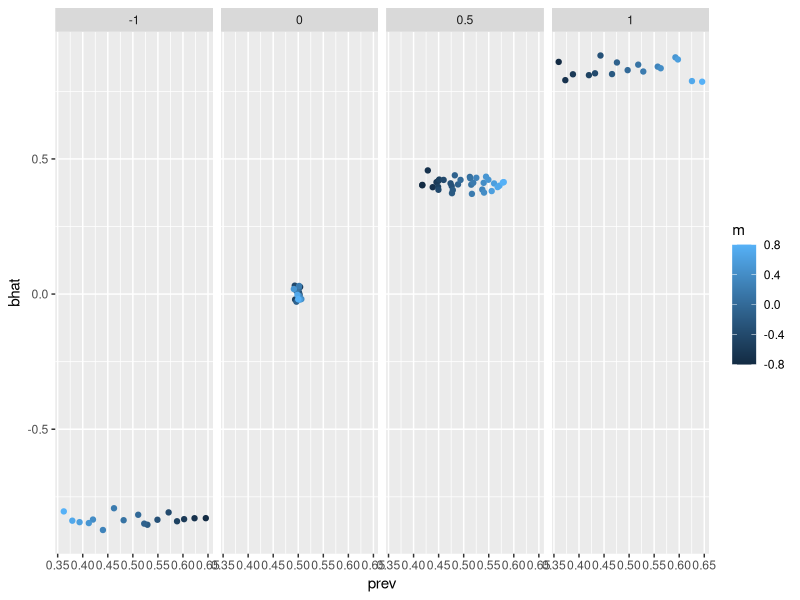
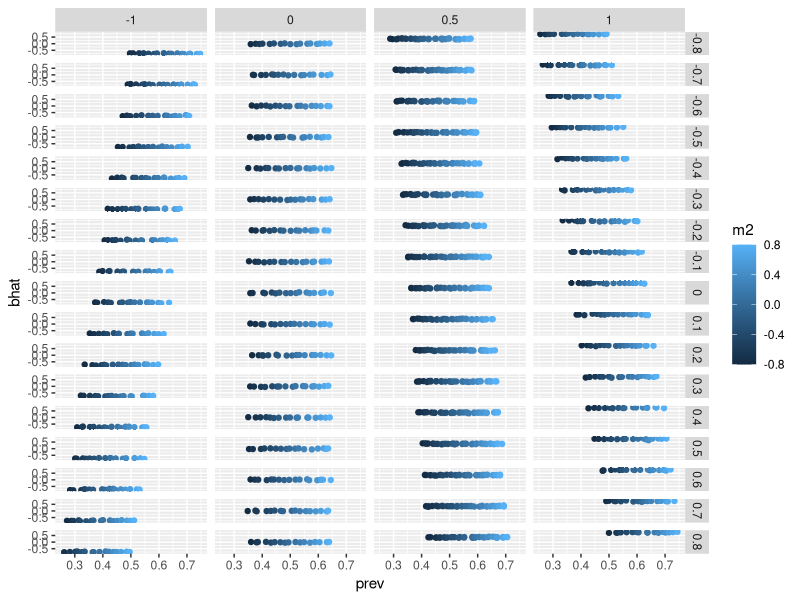

Source code (R) for these figures, in order:
## ---- chunk 1
library(dplyr)
library(ggplot2)

p <- expand.grid(
    b=c(-1, 0.5, 0, 0.5, 1),
    m=seq(-0.8, 0.8, by=0.1),
    bhat=NA,
    prev=NA
)

n <- 10000
for(i in 1:nrow(p)) {
    a <- rnorm(n, mean=p$m[i])
    b <- a * p$b[i] + rnorm(n)
    d <- rbinom(n, 1, plogis(b))
    p$bhat[i] <- glm(d ~ a, family="binomial")$coef[2]
    p$prev[i] <- mean(d)
}

ggplot(p, aes(x=prev, y=bhat)) +
geom_point(aes(colour=m)) +
facet_grid(. ~ b)
## ---- chunk 2
p <- expand.grid(
    b=c(-1, 0.5, 0, 0.5, 1),
    m1=seq(-0.8, 0.8, by=0.1),
    m2=seq(-0.8, 0.8, by=0.1),
    bhat=NA,
    prev=NA
)

n <- 10000
for(i in 1:nrow(p)) {
    a <- rnorm(n, mean=p$m1[i])
    a1 <- rnorm(n, mean=p$m2[i])
    b <- a * p$b[i] + rnorm(n) + a1
    d <- rbinom(n, 1, plogis(b))
    p$bhat[i] <- glm(d ~ a, family="binomial")$coef[2]
    p$prev[i] <- mean(d)
}

ggplot(p, aes(x=prev, y=bhat)) +
geom_point(aes(colour=m2)) +
facet_grid(m1 ~ b)

summary(lm(bhat ~ m1 + m2, p))

## ---- chunk 3
sessionInfo()
